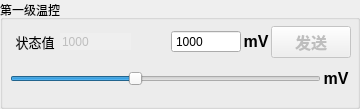
      <widget class="QGroupBox" name="groupBox_10">
       <property name="title">
        <string>第一级温控</string>
       </property>
       <widget class="QWidget" name="verticalLayoutWidget_3">
        <property name="geometry">
         <rect>
          <x>10</x>
          <y>20</y>
          <width>341</width>
          <height>80</height>
         </rect>
        </property>
        <layout class="QVBoxLayout" name="verticalLayout_3">
         <property name="spacing">
          <number>0</number>
         </property>
         <item>
          <layout class="QHBoxLayout" name="horizontalLayout_13">
           <item>
            <widget class="QLabel" name="label_3">
             <property name="maximumSize">
              <size>
               <width>50</width>
               <height>20</height>
              </size>
             </property>
             <property name="text">
              <string>&lt;html&gt;&lt;head/&gt;&lt;body&gt;&lt;p align=&quot;center&quot;&gt;&lt;span style=&quot; font-size:10pt;&quot;&gt;状态值&lt;/span&gt;&lt;/p&gt;&lt;/body&gt;&lt;/html&gt;</string>
             </property>
            </widget>
           </item>
           <item>
            <widget class="QSpinBox" name="spinBox_2">
             <property name="enabled">
              <bool>false</bool>
             </property>
             <property name="focusPolicy">
              <enum>Qt::NoFocus</enum>
             </property>
             <property name="frame">
              <bool>false</bool>
             </property>
             <property name="readOnly">
              <bool>true</bool>
             </property>
             <property name="buttonSymbols">
              <enum>QAbstractSpinBox::NoButtons</enum>
             </property>
             <property name="specialValueText">
              <string/>
             </property>
             <property name="keyboardTracking">
              <bool>true</bool>
             </property>
             <property name="maximum">
              <number>2500</number>
             </property>
             <property name="value">
              <number>1000</number>
             </property>
            </widget>
           </item>
           <item>
            <spacer name="horizontalSpacer_2">
             <property name="orientation">
              <enum>Qt::Horizontal</enum>
             </property>
             <property name="sizeType">
              <enum>QSizePolicy::Fixed</enum>
             </property>
             <property name="sizeHint" stdset="0">
              <size>
               <width>40</width>
               <height>20</height>
              </size>
             </property>
            </spacer>
           </item>
           <item>
            <widget class="QSpinBox" name="voltageSpinBoxT1">
             <property name="buttonSymbols">
              <enum>QAbstractSpinBox::NoButtons</enum>
             </property>
             <property name="maximum">
              <number>2500</number>
             </property>
             <property name="value">
              <number>1000</number>
             </property>
            </widget>
           </item>
           <item>
            <widget class="QLabel" name="label_14">
             <property name="minimumSize">
              <size>
               <width>30</width>
               <height>30</height>
              </size>
             </property>
             <property name="maximumSize">
              <size>
               <width>30</width>
               <height>30</height>
              </size>
             </property>
             <property name="text">
              <string>&lt;html&gt;&lt;head/&gt;&lt;body&gt;&lt;p align=&quot;center&quot;&gt;&lt;span style=&quot; font-size:12pt; font-weight:600;&quot;&gt;mV&lt;/span&gt;&lt;/p&gt;&lt;/body&gt;&lt;/html&gt;</string>
             </property>
            </widget>
           </item>
           <item>
            <widget class="QPushButton" name="sendButtonT1">
             <property name="enabled">
              <bool>false</bool>
             </property>
             <property name="sizePolicy">
              <sizepolicy hsizetype="Fixed" vsizetype="Fixed">
               <horstretch>0</horstretch>
               <verstretch>0</verstretch>
              </sizepolicy>
             </property>
             <property name="font">
              <font>
               <family>新宋体</family>
               <pointsize>12</pointsize>
               <weight>75</weight>
               <bold>true</bold>
              </font>
             </property>
             <property name="text">
              <string>发送</string>
             </property>
             <property name="flat">
              <bool>false</bool>
             </property>
             <property name="userButtonID" stdset="0">
              <number>2</number>
             </property>
            </widget>
           </item>
          </layout>
         </item>
         <item>
          <layout class="QHBoxLayout" name="horizontalLayout_4">
           <item>
            <widget class="QSlider" name="voltageSliderT1">
             <property name="minimumSize">
              <size>
               <width>80</width>
               <height>0</height>
              </size>
             </property>
             <property name="maximumSize">
              <size>
               <width>16777215</width>
               <height>16777215</height>
              </size>
             </property>
             <property name="focusPolicy">
              <enum>Qt::ClickFocus</enum>
             </property>
             <property name="maximum">
              <number>2500</number>
             </property>
             <property name="value">
              <number>1000</number>
             </property>
             <property name="orientation">
              <enum>Qt::Horizontal</enum>
             </property>
            </widget>
           </item>
           <item>
            <widget class="QLabel" name="label_15">
             <property name="minimumSize">
              <size>
               <width>30</width>
               <height>30</height>
              </size>
             </property>
             <property name="maximumSize">
              <size>
               <width>30</width>
               <height>30</height>
              </size>
             </property>
             <property name="text">
              <string>&lt;html&gt;&lt;head/&gt;&lt;body&gt;&lt;p align=&quot;center&quot;&gt;&lt;span style=&quot; font-size:12pt; font-weight:600;&quot;&gt;mV&lt;/span&gt;&lt;/p&gt;&lt;/body&gt;&lt;/html&gt;</string>
             </property>
            </widget>
           </item>
          </layout>
         </item>
        </layout>
       </widget>
      </widget>
